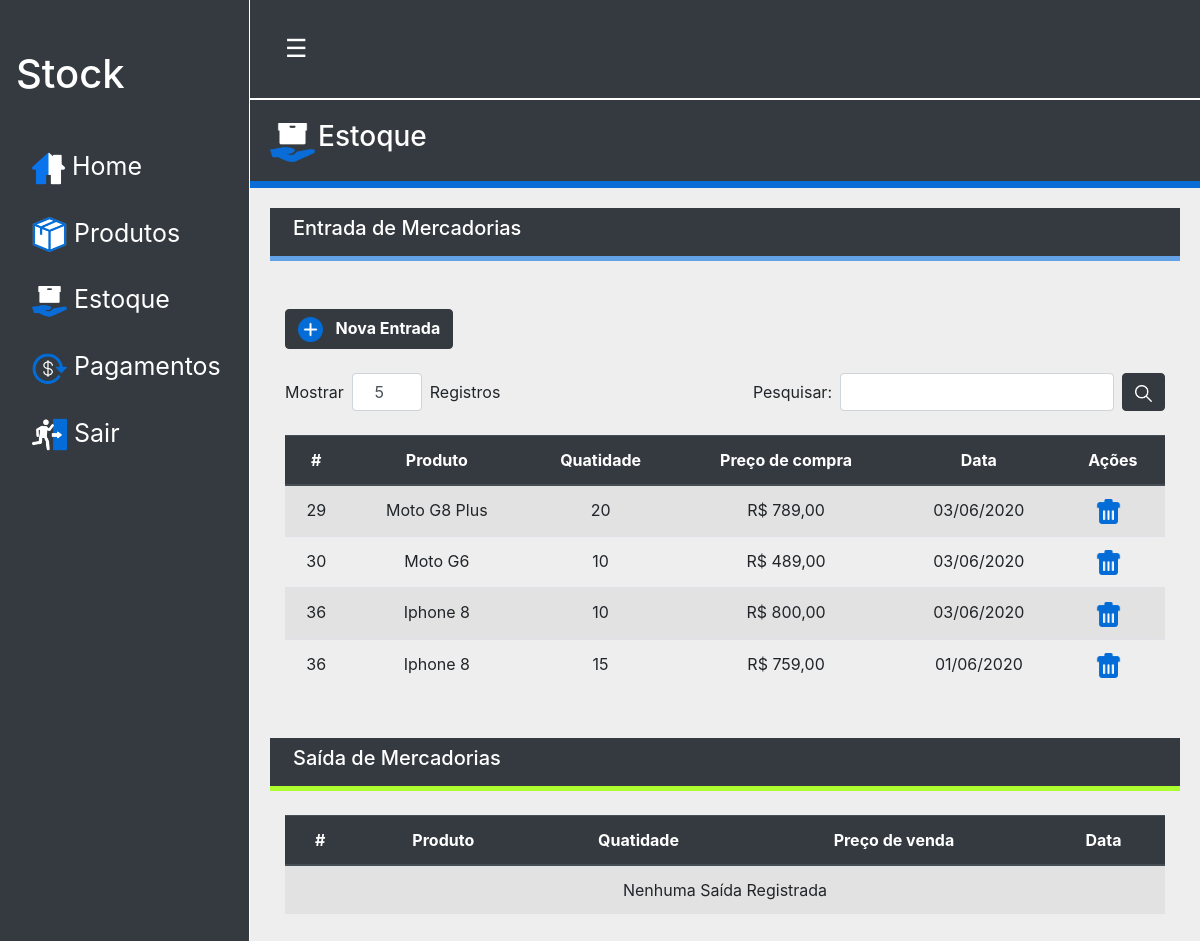
/pages/stock.php, run on an earlier commit of the app's database.
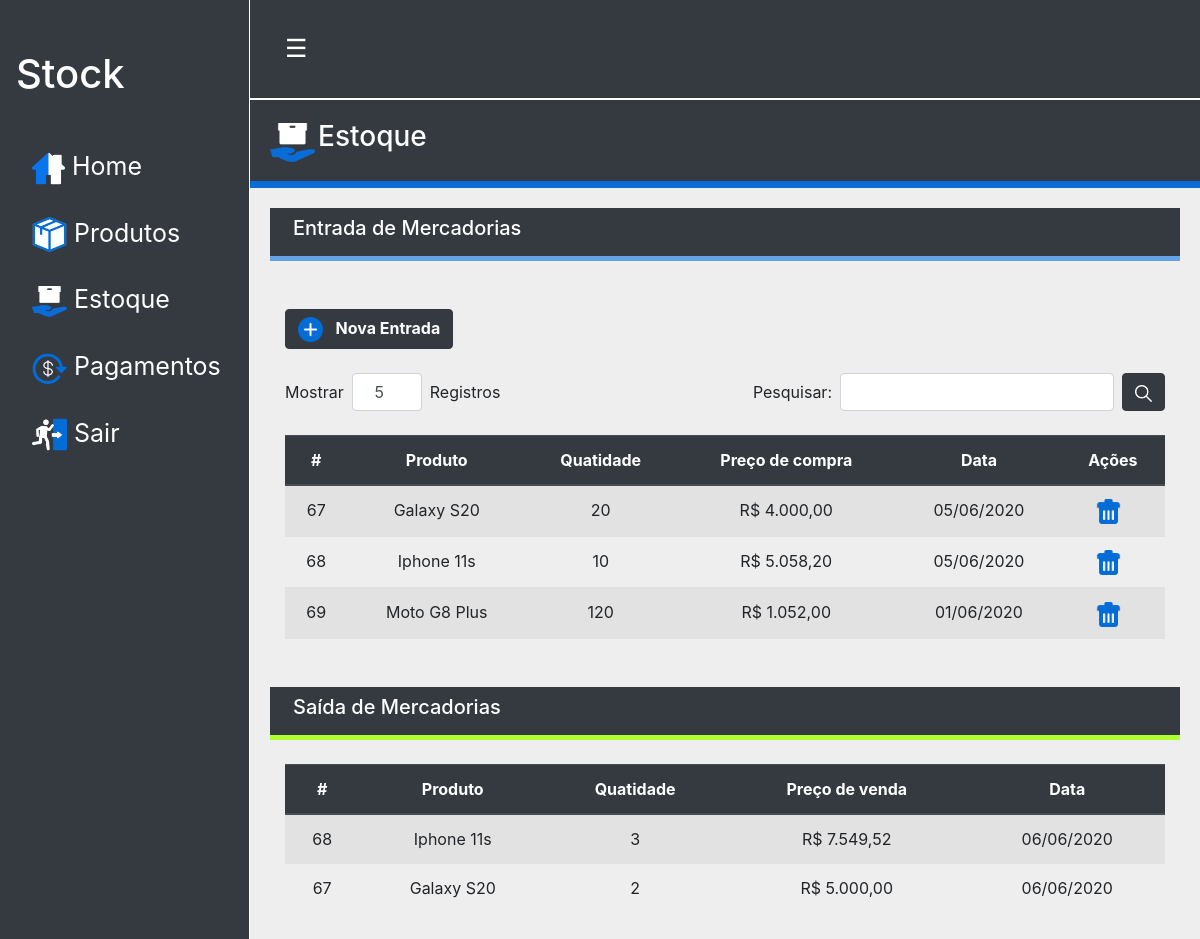
And on a later commit of the database.
### tables this page shows
CREATE TABLE IF NOT EXISTS `entries` (
  `id` int(11) unsigned NOT NULL AUTO_INCREMENT,
  `id_prod` int(11) unsigned NOT NULL,
  `purchase_price` decimal(10,2) NOT NULL,
  `quantity` int(11) NOT NULL DEFAULT 0,
  `date` date DEFAULT NULL,
  PRIMARY KEY (`id`),
  KEY `FK_appetizer_products` (`id_prod`),
  CONSTRAINT `FK_appetizer_products` FOREIGN KEY (`id_prod`) REFERENCES `products` (`id`)
);

CREATE TABLE IF NOT EXISTS `products` (
  `id` int(11) unsigned NOT NULL AUTO_INCREMENT,
  `name` varchar(110) NOT NULL,
  `quantity` int(11) DEFAULT 0,
  `sale_price` decimal(10,2) NOT NULL DEFAULT 0.00,
  UNIQUE KEY `name` (`name`),
  KEY `id` (`id`)
);

CREATE TABLE IF NOT EXISTS `exits` (
  `id` int(11) unsigned NOT NULL AUTO_INCREMENT,
  `id_prod` int(11) unsigned NOT NULL,
  `sale_price` decimal(10,2) DEFAULT NULL,
  `quantity` int(11) NOT NULL,
  `date` date DEFAULT NULL,
  PRIMARY KEY (`id`),
  KEY `FK_exits_products` (`id_prod`),
  CONSTRAINT `FK_exits_products` FOREIGN KEY (`id_prod`) REFERENCES `products` (`id`)
);

### management/services_stock/getStock.php (called while the page is built, shortened)
<?php
$appetizer = new Entries();
$exits = new Exits();
if (!empty($_GET['search'])){
    $search = "%".$_GET['search']."%";
    $appetizer = $appetizer->getEntries($search);
    $exits = $exits->getExits($search);
} else {
    $appetizer = $appetizer->getEntries();
    $exits = $exits->getExits();
}

### class/connection.php (called while the page is built, shortened)
<?php
class Connection
{
	public function __construct()
	{
		try {
			$this->pdo = new PDO("mysql:dbname=stock;host=localhost", "root", "");
		} catch(PDOException $e) {
			echo "Erro: " . $e->getMessage();
		}
	}
}

### class/entries.php (called while the page is built, shortened)
<?php
include_once "connection.php";
class Entries extends Connection
{
	public function getEntries($search = null)
	{
		if ($search) {
			$query = "SELECT E.id, E.id_prod, E.purchase_price, E.quantity, E.date, P.name FROM entries AS E INNER JOIN products AS P ON E.id_prod = P.id WHERE name LIKE :search ORDER BY date DESC";
		} else {
			$query = "SELECT E.id, E.id_prod, E.purchase_price, E.quantity, E.date, P.name FROM entries AS E INNER JOIN products AS P ON E.id_prod = P.id ORDER BY date DESC";
		}
		$sql = $this->pdo->prepare($query);
		$sql->bindValue(':search', $search);
		$sql->execute();
		if ($sql->errorCode() != "00000") {
			return false;
		} else {
			if ($sql->rowCount() > 0){
				return $sql->fetchAll();
			} else {
				return array();
			}
		}
	}
}

### help/helps.php (called while the page is built, shortened)
<?php
function format_currency_brl($number) {
	return number_format($number, 2, ',', '.');
}
function format_currency_date_br($date) {
	return implode("/", array_reverse(explode("-", $date)));
}

### class/Exits.php (called while the page is built)
<?php
include_once "Connection.php";
class Exits extends Connection
{
    public function getExits($search = null)
    {
        if ($search) {
			$query = "SELECT E.id, E.id_prod, E.sale_price, E.quantity, E.date, P.name FROM exits AS E INNER JOIN products AS P ON E.id_prod = P.id WHERE name LIKE :search ORDER BY date DESC";
		} else {
			$query = "SELECT E.id, E.id_prod, E.sale_price, E.quantity, E.date, P.name FROM exits AS E INNER JOIN products AS P ON E.id_prod = P.id ORDER BY date DESC";
		}
        $sql = $this->pdo->prepare($query);
		$sql->bindValue(':search', $search);
		$sql->execute();
		if ($sql->errorCode() != "00000") {
			return false;
		} else {
			if ($sql->rowCount() > 0){
				return $sql->fetchAll();
			} else {
				return array();
			}
		}
    }
}

### pages/stock.php (the view, shortened to what the changed rows need)
<?php
require "../class/entries.php";
require "../class/exits.php";
require "../help/helps.php";
require "../management/services_stock/getStock.php";
require "../layout/header.php";
?>
  	<div class="retractable body-menu ">
		<div class="container-fluid mt-4 mb-4">
			<div class="table-resposive">
				<table class="table table-striped table-hover text-center">
					<thead class="thead-dark">
						<tr>
							<th>#</th>
							<th>Produto</th>
							<th>Quatidade</th>
							<th>Preço de compra</th>
							<th>Data</th>
							<th>Ações</th>
						</tr>
					</thead>
					<tbody>
						<?php if (!empty($appetizer)): ?>
							<?php foreach($appetizer as $value): ?>
								<tr>
									<td> <?= $value['id_prod']; ?> </td>
									<td> <?= $value['name']; ?> </td>
									<td> <?= $value['quantity']; ?> </td>
									<td>R$ <?= format_currency_brl($value['purchase_price']); ?> </td>
									<td> <?= format_currency_date_br($value['date']); ?> </td>
									<td>
										<a href="#" data-href="../management/services_stock/deleteStock.php?id=<?=$value['id'];?>&id_prod=<?=$value['id_prod'];?>&quantity=<?=$value['quantity'];?>" data-toggle="modal" data-target="#confirm-delete">
											<img src="../assets/image/lixo.png" width="25" title="Excluir" class="mr-2">
										</a>
									</td>
								</tr>
							<?php endforeach; ?>
							<?php else: ?>
								<tr>
									<td colspan='6'>Nenhuma Entrada Registrada</td>
								</tr>
						<?php endif; ?>
					</tbody>
				</table>
			</div>
		</div>
		<div class="container-fluid mt-4">
		<div class="table-resposive">
				<table class="table table-striped table-hover text-center">
					<thead class="thead-dark">
						<tr>
							<th>#</th>
							<th>Produto</th>
							<th>Quatidade</th>
							<th>Preço de venda</th>
							<th>Data</th>
						</tr>
					</thead>
					<tbody>
						<?php if (!empty($exits)): ?>
							<?php foreach($exits as $value): ?>
								<tr>
									<td> <?= $value['id_prod']; ?> </td>
									<td> <?= $value['name']; ?> </td>
									<td> <?= $value['quantity']; ?> </td>
									<td>R$ <?= format_currency_brl($value['sale_price']); ?> </td>
									<td> <?= format_currency_date_br($value['date']); ?> </td>
								</tr>
							<?php endforeach; ?>
							<?php else: ?>
								<tr>
									<td colspan='5'>Nenhuma Saída Registrada</td>
								</tr>
						<?php endif; ?>
					</tbody>
				</table>
			</div>
							</div>
	</div>
<?php require "../layout/footer.php"; ?>

What changed in the data, as far as the page shows it:
removed entries: id_prod "29", id_prod.name "Moto G8 Plus", quantity "20", purchase_price "789,00", date "03/06/2020"
removed entries: id_prod "30", id_prod.name "Moto G6", quantity "10", purchase_price "489,00", date "03/06/2020"
removed entries: id_prod "36", id_prod.name "Iphone 8", quantity "10", purchase_price "800,00", date "03/06/2020"
removed entries: id_prod "36", id_prod.name "Iphone 8", quantity "15", purchase_price "759,00", date "01/06/2020"
added entries: id_prod "67", id_prod.name "Galaxy S20", quantity "20", purchase_price "4.000,00", date "05/06/2020"
added entries: id_prod "68", id_prod.name "Iphone 11s", quantity "10", purchase_price "5.058,20", date "05/06/2020"
added entries: id_prod "69", id_prod.name "Moto G8 Plus", quantity "120", purchase_price "1.052,00", date "01/06/2020"
added exits: id_prod "68", id_prod.name "Iphone 11s", quantity "3", sale_price "7.549,52", date "06/06/2020"
added exits: id_prod "67", id_prod.name "Galaxy S20", quantity "2", sale_price "5.000,00", date "06/06/2020"
Also different on the page:
text no longer shown: "Nenhuma Saída Registrada"
